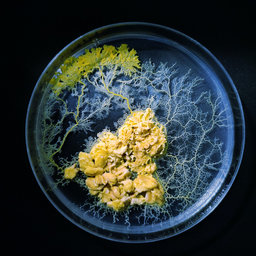
#> input picture blob.png, 256 x 256 px, shrunk from 945 x 945 before the run, found by its file name
$ python canny.py
#> lines starting #> are read from the running program, lines starting #| are printed output that depends on the picture; after the words box and inside, x2 and y2 are one past the last pixel; in counts of white or black regions, pixels touching at a corner belong together
#> further down, input_image is the input picture: PIL image 256x256 RGBA; mean R, G, B, A 45.1, 54.3, 53.8, 255
#> `output_image = Image.new("RGB", input_image.size)`: output_image: PIL image 256x256 RGB; every value is 0
from math import sqrt, atan2, pi
import numpy as np
from PIL import Image, ImageDraw

def saveNum(tab,width,height,filename):
    output_image = Image.new("RGB", (width,height))
    draw = ImageDraw.Draw(output_image)
    for x in range(width):
        for y in range(height):
            color = int(tab[x, y])
            draw.point((x, y), (color,color,color))
    output_image.save(filename)


def canny_edge_detector(input_image):
    input_pixels = input_image.load()
    width = input_image.width
#> width = 256
    height = input_image.height
#> height = 256

    # Transform the image to grayscale
    grayscaled = compute_grayscale(input_pixels, width, height)
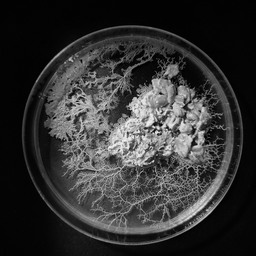
#> grayscaled: shape (256, 256) float64; min 0, max 242, mean 50.7
    saveNum(grayscaled,width, height,'grey.png')
#> in saveNum, `output_image.save(filename)`:
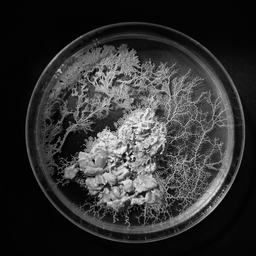
#> saved as grey.png: PIL image 256x256 RGB; min 0, max 242, mean 50.7

    # Blur it to remove noise
    blurred = compute_blur(grayscaled, width, height)
#> in compute_blur, `offset = len(kernel) // 2`: offset = 2
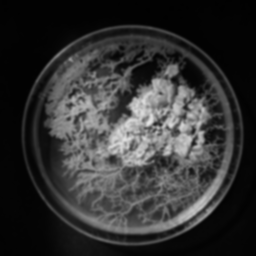
#> blurred: shape (256, 256) float64; min 1, max 228, mean 50.3
    saveNum(blurred,width, height,'blur.png')
#> in saveNum (call 2), `output_image.save(filename)`:
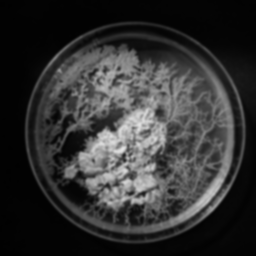
#> saved as blur.png: PIL image 256x256 RGB; min 1, max 228, mean 50.3

    #blurred= grayscaled

    # Compute the gradient
    gradient, direction = compute_gradient(blurred, width, height)

    # Non-maximum suppression
    filter_out_non_maximum(gradient, direction, width, height)
    saveNum(gradient,width, height,'gradient.png')

    # Filter out some edges
    keep = filter_strong_edges(gradient, width, height, 20, 25)

    return keep


def compute_grayscale(input_pixels, width, height):
    grayscale = np.empty((width, height))
    for x in range(width):
        for y in range(height):
            pixel = input_pixels[x, y]
            grayscale[x, y] = int((pixel[0] + pixel[1] + pixel[2]) / 3)
    return grayscale


def compute_blur(input_pixels, width, height):
    # Keep coordinate inside image
    clip = lambda x, l, u: l if x < l else u if x > u else x

    # Gaussian kernel
    kernel = np.array([
        [1 / 256,  4 / 256,  6 / 256,  4 / 256, 1 / 256],
        [4 / 256, 16 / 256, 24 / 256, 16 / 256, 4 / 256],
        [6 / 256, 24 / 256, 36 / 256, 24 / 256, 6 / 256],
        [4 / 256, 16 / 256, 24 / 256, 16 / 256, 4 / 256],
        [1 / 256,  4 / 256,  6 / 256,  4 / 256, 1 / 256]
    ])

    kernel2 = np.array([
        [1 ,  4 ,  6 ,  4 , 1 ],
        [4 , 16 , 24 , 16 , 4 ],
        [6 , 24 , 36 , 24 , 6 ],
        [4 , 16 , 24 , 16 , 4 ],
        [1 ,  4 ,  6 ,  4 , 1 ]
    ])

    # Middle of the kernel
    offset = len(kernel) // 2

    # Compute the blurred image
    blurred = np.empty((width, height))
    for x in range(width):
        for y in range(height):
            acc = 0.000
            for a in range(len(kernel)):
                for b in range(len(kernel)):
                    xn = clip(x + a - offset, 0, width - 1)
                    yn = clip(y + b - offset, 0, height - 1)
                    acc += input_pixels[xn, yn] * kernel2[a, b]
            blurred[x, y] = int(acc/256)
    return blurred


def compute_gradient(input_pixels, width, height):
    gradient = np.zeros((width, height))
    direction = np.zeros((width, height))
    for x in range(width):
        for y in range(height):
            if 0 < x < width - 1 and 0 < y < height - 1:
                magx = input_pixels[x + 1, y] - input_pixels[x - 1, y]
                magy = input_pixels[x, y + 1] - input_pixels[x, y - 1]
                gradient[x, y] = sqrt(magx**2 + magy**2)
                direction[x, y] = atan2(magy, magx)
    return gradient, direction


def filter_out_non_maximum(gradient, direction, width, height):
    for x in range(1, width - 1):
        for y in range(1, height - 1):
            angle = direction[x, y] if direction[x, y] >= 0 else direction[x, y] + pi
            rangle = round(angle / (pi / 4))
            mag = gradient[x, y]
            if ((rangle == 0 or rangle == 4) and (gradient[x - 1, y] > mag or gradient[x + 1, y] > mag)
                    or (rangle == 1 and (gradient[x - 1, y - 1] > mag or gradient[x + 1, y + 1] > mag))
                    or (rangle == 2 and (gradient[x, y - 1] > mag or gradient[x, y + 1] > mag))
                    or (rangle == 3 and (gradient[x + 1, y - 1] > mag or gradient[x - 1, y + 1] > mag))):
                gradient[x, y] = 0


def filter_strong_edges(gradient, width, height, low, high):
    # Keep strong edges
    keep = set()
#> keep = 0 items
    for x in range(width):
        for y in range(height):
            if gradient[x, y] > high:
                keep.add((x, y))

    # Keep weak edges next to a pixel to keep
    lastiter = keep
#> lastiter = 7781 items
    while lastiter:
        newkeep = set()
        for x, y in lastiter:
            for a, b in ((-1, -1), (-1, 0), (-1, 1), (0, -1), (0, 1), (1, -1), (1, 0), (1, 1)):
                if gradient[x + a, y + b] > low and (x+a, y+b) not in keep:
                    newkeep.add((x+a, y+b))
        keep.update(newkeep)
        lastiter = newkeep

    return list(keep)


if __name__ == "__main__":
    input_image = Image.open("Blob.png")
    output_image = Image.new("RGB", input_image.size)
    draw = ImageDraw.Draw(output_image)
    for x, y in canny_edge_detector(input_image):
#> in canny_edge_detector, `keep = filter_strong_edges(gradient, width, height, 20, 25)`: keep = 9177 items
        draw.point((x, y), (255, 255, 255))
#> this loop made 9177 passes
    output_image.save("canny.png")
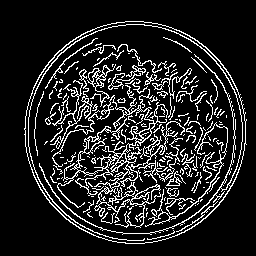
#> saved as canny.png: PIL image 256x256 RGB; 14% white in thin lines or dots, all inside (x1, y1, x2, y2) = (24, 21, 247, 244)
